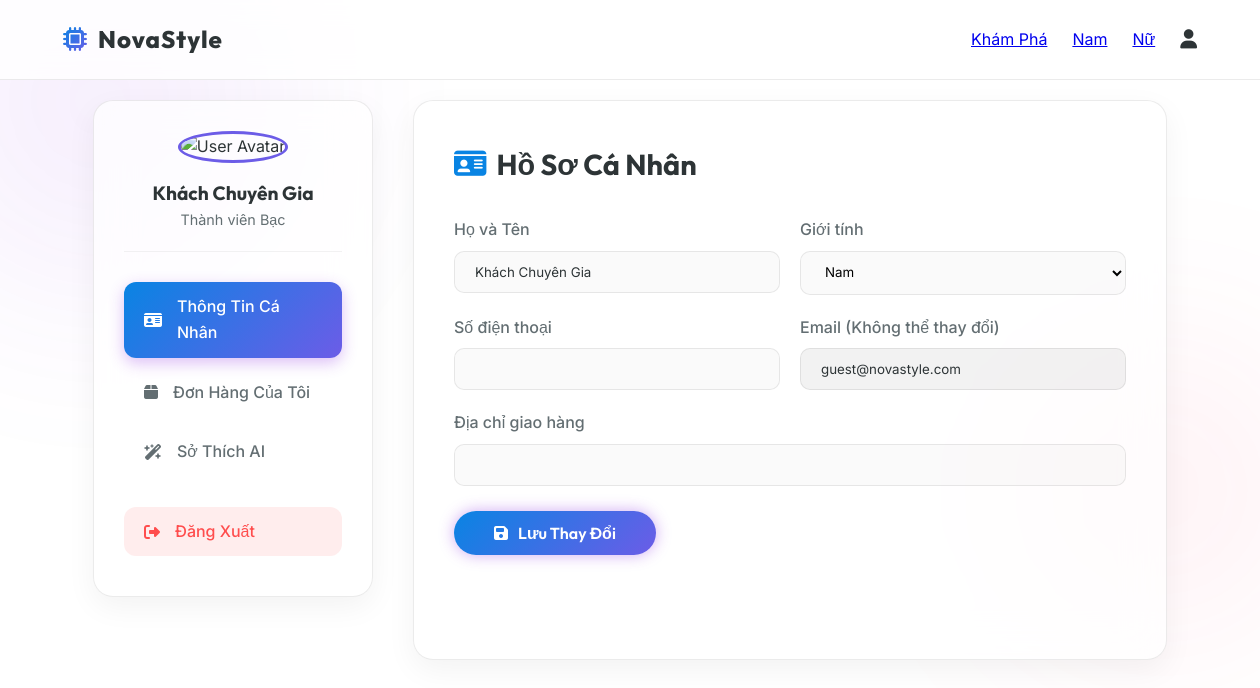
The app's page /profile.php (signed in) with its own data.
### tables this page shows
CREATE TABLE `users` (
  `id` int(11) NOT NULL AUTO_INCREMENT,
  `full_name` varchar(100) NOT NULL,
  `gender` varchar(20) DEFAULT NULL,
  `email` varchar(100) NOT NULL,
  `phone` varchar(20) DEFAULT NULL,
  `address` text DEFAULT NULL,
  `password_hash` varchar(255) NOT NULL,
  `role` enum('customer','admin') DEFAULT 'customer',
  `ai_style_preference` json DEFAULT NULL COMMENT 'JSON lưu thói quen mua sắm cho AI phân tích',
  `created_at` timestamp DEFAULT CURRENT_TIMESTAMP,
  PRIMARY KEY (`id`),
  UNIQUE KEY `email` (`email`)
);

### profile.php (the view, shortened to what this page needs)
<?php
require_once 'db.php';
$user_id = $_SESSION['user_id'];
$stmtUser = $conn->prepare("SELECT * FROM users WHERE id = ?");
$stmtUser->execute([$user_id]);
$user = $stmtUser->fetch();
?>
<!DOCTYPE html>
<html lang="vi">
<head>
    <link rel="stylesheet" href="style.css">
    <link rel="stylesheet" href="https://cdnjs.cloudflare.com/ajax/libs/font-awesome/6.4.0/css/all.min.css">
</head>
<body>
    <div class="orb orb-1" style="background: rgba(138, 43, 226, 0.15);"></div>
    <div class="orb orb-2" style="background: rgba(255, 65, 108, 0.15);"></div>
    <nav class="glass-header" style="background: rgba(255,255,255,0.8);">
        <div class="logo">
            <i class="fa-solid fa-microchip" style="background: var(--primary-gradient); -webkit-background-clip: text; -webkit-text-fill-color: transparent;"></i> NovaStyle
        </div>
        <div class="nav-links">
            <a href="index.php" class="nav-item">Khám Phá</a>
            <a href="products.php?category=nam" class="nav-item">Nam</a>
            <a href="products.php?category=nu" class="nav-item">Nữ</a>
            <a href="profile.php" class="nav-icon active"><i class="fa-solid fa-user"></i></a>
        </div>
    </nav>
    <div class="profile-container">
        <aside class="profile-sidebar">
            <div class="user-avatar-section">
                <img src="https://images.unsplash.com/photo-1534528741775-53994a69daeb?auto=format&fit=crop&q=80&w=200&h=200" alt="User Avatar" class="user-avatar">
                <h3 style="font-family: var(--font-heading); font-size: 1.2rem;"><?= htmlspecialchars($user['full_name']) ?></h3>
                <p style="color: var(--text-muted); font-size: 0.9rem;">Thành viên Bạc</p>
            </div>
            <ul class="profile-menu">
                <li><a href="#" class="profile-tab-link active" data-tab="info-tab"><i class="fa-solid fa-id-card"></i> Thông Tin Cá Nhân</a></li>
                <li><a href="#" class="profile-tab-link" data-tab="orders-tab"><i class="fa-solid fa-box"></i> Đơn Hàng Của Tôi</a></li>
                <li><a href="#" class="profile-tab-link" data-tab="ai-tab"><i class="fa-solid fa-wand-magic-sparkles"></i> Sở Thích AI</a></li>
                <li style="margin-top: 30px;"><a href="logout.php" style="color: #ff4d4d; background: rgba(255, 77, 77, 0.1);"><i class="fa-solid fa-right-from-bracket"></i> Đăng Xuất</a></li>
            </ul>
        </aside>
        <main class="profile-main">
            <div class="profile-tab-content active" id="info-tab">
                <h2 class="section-title"><i class="fa-solid fa-id-card" style="color: var(--accent-blue);"></i> Hồ Sơ Cá Nhân</h2>
                <form method="POST" action="profile.php">
                    <div class="form-row">
                        <div class="form-group">
                            <label>Họ và Tên</label>
                            <input type="text" name="fullname" value="<?= htmlspecialchars($user['full_name']) ?>" required>
                        </div>
                        <div class="form-group">
                            <label>Giới tính</label>
                            <select name="gender" style="width: 100%; padding: 12px 20px; border: 1px solid var(--glass-border); border-radius: 10px; background: rgba(0,0,0,0.02); font-family: var(--font-body);">
                                <option value="nam" <?= $user['gender'] == 'nam' ? 'selected' : '' ?>>Nam</option>
                            </select>
                        </div>
                    </div>
                    <div class="form-row">
                        <div class="form-group">
                            <label>Số điện thoại</label>
                            <input type="text" name="phone" value="<?= htmlspecialchars($user['phone'] ?? '') ?>" required>
                        </div>
                        <div class="form-group">
                            <label>Email (Không thể thay đổi)</label>
                            <input type="email" value="<?= htmlspecialchars($user['email']) ?>" readonly style="background: rgba(0,0,0,0.05); cursor: not-allowed;">
                        </div>
                    </div>
                    <div class="form-group" style="margin-bottom: 25px;">
                        <label>Địa chỉ giao hàng</label>
                        <input type="text" name="address" value="<?= htmlspecialchars($user['address'] ?? '') ?>" required>
                    </div>
                    <button type="submit" class="btn btn-primary btn-glow" style="padding: 12px 40px;"><i class="fa-solid fa-save"></i> Lưu Thay Đổi</button>
                </form>
            </div>
        </main>
    </div>
</body>
</html>

### style.css (style rules this page uses)
:root { --bg-dark: #0a0a0c; --text-main: #ffffff; --text-muted: #8892b0; --accent-blue: #00d2ff; --accent-purple: #8a2be2; --primary-gradient: linear-gradient(135deg, var(--accent-blue) 0%, var(--accent-purple) 100%); --glass-bg: rgba(255, 255, 255, 0.03); --glass-border: rgba(255, 255, 255, 0.08); --glass-shadow: 0 8px 32px 0 rgba(0, 0, 0, 0.37); --font-heading: 'Outfit', sans-serif; --font-body: 'Inter', sans-serif; --transition-smooth: all 0.3s cubic-bezier(0.25, 0.8, 0.25, 1); }
* { margin: 0; padding: 0; box-sizing: border-box; }
body { background-color: var(--bg-dark); color: var(--text-main); font-family: var(--font-body); overflow-x: hidden; line-height: 1.6; }
.orb { position: absolute; border-radius: 50%; filter: blur(100px); z-index: -1; opacity: 0.5; animation: float 20s infinite ease-in-out alternate; }
.orb-1 { width: 400px; height: 400px; background: var(--accent-purple); top: -100px; left: -100px; }
.orb-2 { width: 300px; height: 300px; background: var(--accent-blue); bottom: 20%; right: -50px; animation-delay: -10s; }
.glass-header { position: fixed; top: 0; width: 100%; height: 80px; display: flex; justify-content: space-between; align-items: center; padding: 0 5%; background: var(--glass-bg); backdrop-filter: blur(12px); -webkit-backdrop-filter: blur(12px); border-bottom: 1px solid var(--glass-border); z-index: 100; }
.logo { font-family: var(--font-heading); font-size: 1.5rem; font-weight: 800; display: flex; align-items: center; gap: 10px; letter-spacing: 1px; }
.logo i { background: var(--primary-gradient); -webkit-background-clip: text; background-clip: text; -webkit-text-fill-color: transparent; }
.nav-links { display: flex; align-items: center; gap: 25px; }
.nav-icon { position: relative; color: var(--text-main); font-size: 1.2rem; text-decoration: none; transition: var(--transition-smooth); }
.btn { padding: 14px 28px; border-radius: 30px; font-family: var(--font-heading); font-weight: 600; font-size: 1rem; cursor: pointer; transition: var(--transition-smooth); border: none; display: inline-flex; align-items: center; gap: 10px; }
.btn-primary { background: var(--primary-gradient); color: white; box-shadow: 0 10px 20px rgba(138, 43, 226, 0.3); }
.btn-glow { box-shadow: 0 0 15px rgba(138, 43, 226, 0.4); }
:root { --bg-dark: #f4f7f6; --text-main: #2d3436; --text-muted: #636e72; --accent-blue: #0984e3; --accent-purple: #6c5ce7; --glass-bg: rgba(255, 255, 255, 0.85); --glass-border: rgba(0, 0, 0, 0.08); --glass-shadow: 0 8px 32px 0 rgba(0, 0, 0, 0.05); }
body { background-color: var(--bg-dark); }
.btn-primary, .badge, .ai-btn, .ai-bot-widget { color: #ffffff; }

### records on screen
users: full_name "Khách Chuyên Gia", fullname "Khách Chuyên Gia", email "guest@novastyle.com"
